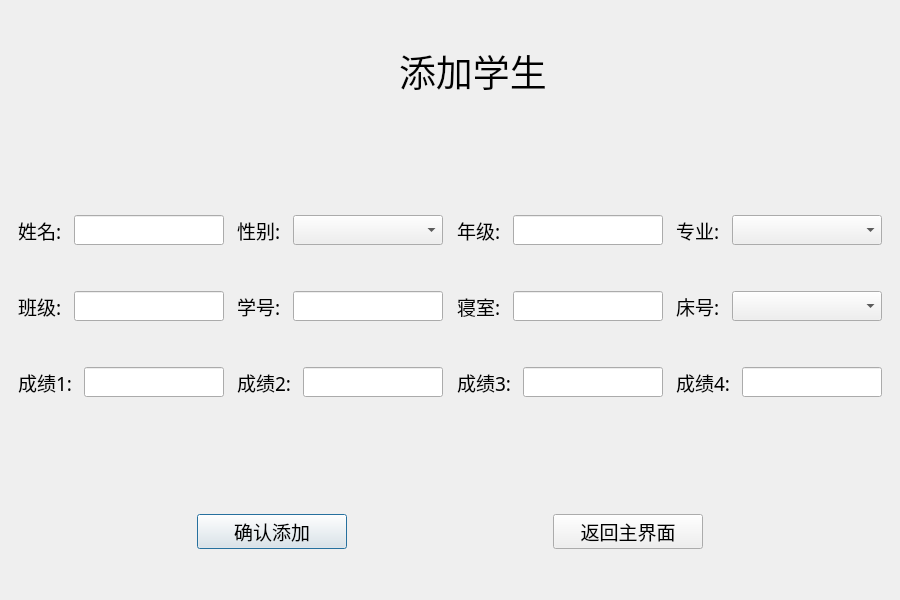
<?xml version="1.0" encoding="UTF-8"?>
<ui version="4.0">
 <class>add_student</class>
 <widget class="QDialog" name="add_student">
  <property name="geometry">
   <rect>
    <x>0</x>
    <y>0</y>
    <width>900</width>
    <height>600</height>
   </rect>
  </property>
  <property name="minimumSize">
   <size>
    <width>900</width>
    <height>600</height>
   </size>
  </property>
  <property name="maximumSize">
   <size>
    <width>900</width>
    <height>600</height>
   </size>
  </property>
  <property name="windowTitle">
   <string>Dialog</string>
  </property>
  <layout class="QVBoxLayout" name="verticalLayout">
   <item>
    <spacer name="verticalSpacer_5">
     <property name="orientation">
      <enum>Qt::Vertical</enum>
     </property>
     <property name="sizeType">
      <enum>QSizePolicy::Fixed</enum>
     </property>
     <property name="sizeHint" stdset="0">
      <size>
       <width>20</width>
       <height>40</height>
      </size>
     </property>
    </spacer>
   </item>
   <item>
    <layout class="QHBoxLayout" name="title">
     <item>
      <spacer name="title_left">
       <property name="orientation">
        <enum>Qt::Horizontal</enum>
       </property>
       <property name="sizeHint" stdset="0">
        <size>
         <width>40</width>
         <height>20</height>
        </size>
       </property>
      </spacer>
     </item>
     <item>
      <widget class="QLabel" name="label_img">
       <property name="minimumSize">
        <size>
         <width>40</width>
         <height>40</height>
        </size>
       </property>
       <property name="maximumSize">
        <size>
         <width>40</width>
         <height>40</height>
        </size>
       </property>
       <property name="styleSheet">
        <string notr="true">image: url(:/img/icons/logo.png);</string>
       </property>
       <property name="text">
        <string/>
       </property>
      </widget>
     </item>
     <item>
      <widget class="QLabel" name="label_title">
       <property name="minimumSize">
        <size>
         <width>0</width>
         <height>40</height>
        </size>
       </property>
       <property name="maximumSize">
        <size>
         <width>16777215</width>
         <height>40</height>
        </size>
       </property>
       <property name="font">
        <font>
         <family>楷体</family>
         <pointsize>28</pointsize>
        </font>
       </property>
       <property name="text">
        <string>添加学生</string>
       </property>
      </widget>
     </item>
     <item>
      <spacer name="title_right">
       <property name="orientation">
        <enum>Qt::Horizontal</enum>
       </property>
       <property name="sizeHint" stdset="0">
        <size>
         <width>40</width>
         <height>20</height>
        </size>
       </property>
      </spacer>
     </item>
    </layout>
   </item>
   <item>
    <widget class="QLabel" name="tishi">
     <property name="minimumSize">
      <size>
       <width>0</width>
       <height>30</height>
      </size>
     </property>
     <property name="font">
      <font>
       <family>楷体</family>
       <pointsize>12</pointsize>
      </font>
     </property>
     <property name="styleSheet">
      <string notr="true"/>
     </property>
     <property name="text">
      <string/>
     </property>
     <property name="alignment">
      <set>Qt::AlignCenter</set>
     </property>
    </widget>
   </item>
   <item>
    <spacer name="verticalSpacer_4">
     <property name="orientation">
      <enum>Qt::Vertical</enum>
     </property>
     <property name="sizeType">
      <enum>QSizePolicy::Expanding</enum>
     </property>
     <property name="sizeHint" stdset="0">
      <size>
       <width>20</width>
       <height>80</height>
      </size>
     </property>
    </spacer>
   </item>
   <item>
    <layout class="QHBoxLayout" name="zuhe1" stretch="0,1,0,1,0,1,0,1,0">
     <item>
      <spacer name="zuhe1tan1">
       <property name="orientation">
        <enum>Qt::Horizontal</enum>
       </property>
       <property name="sizeHint" stdset="0">
        <size>
         <width>40</width>
         <height>20</height>
        </size>
       </property>
      </spacer>
     </item>
     <item>
      <layout class="QHBoxLayout" name="name">
       <item>
        <widget class="QLabel" name="label_name">
         <property name="minimumSize">
          <size>
           <width>50</width>
           <height>30</height>
          </size>
         </property>
         <property name="maximumSize">
          <size>
           <width>40</width>
           <height>30</height>
          </size>
         </property>
         <property name="font">
          <font>
           <family>楷体</family>
           <pointsize>14</pointsize>
          </font>
         </property>
         <property name="text">
          <string>姓名:</string>
         </property>
        </widget>
       </item>
       <item>
        <widget class="QLineEdit" name="addname">
         <property name="minimumSize">
          <size>
           <width>150</width>
           <height>30</height>
          </size>
         </property>
         <property name="maximumSize">
          <size>
           <width>150</width>
           <height>30</height>
          </size>
         </property>
         <property name="font">
          <font>
           <family>楷体</family>
           <pointsize>14</pointsize>
          </font>
         </property>
        </widget>
       </item>
      </layout>
     </item>
     <item>
      <spacer name="zuhe1tan2">
       <property name="orientation">
        <enum>Qt::Horizontal</enum>
       </property>
       <property name="sizeHint" stdset="0">
        <size>
         <width>40</width>
         <height>20</height>
        </size>
       </property>
      </spacer>
     </item>
     <item>
      <layout class="QHBoxLayout" name="xingbie">
       <item>
        <widget class="QLabel" name="label_xingbie">
         <property name="minimumSize">
          <size>
           <width>50</width>
           <height>30</height>
          </size>
         </property>
         <property name="maximumSize">
          <size>
           <width>40</width>
           <height>30</height>
          </size>
         </property>
         <property name="font">
          <font>
           <family>楷体</family>
           <pointsize>14</pointsize>
          </font>
         </property>
         <property name="text">
          <string>性别:</string>
         </property>
        </widget>
       </item>
       <item>
        <widget class="QComboBox" name="addxingbie">
         <property name="minimumSize">
          <size>
           <width>150</width>
           <height>30</height>
          </size>
         </property>
         <property name="maximumSize">
          <size>
           <width>150</width>
           <height>30</height>
          </size>
         </property>
         <property name="font">
          <font>
           <family>楷体</family>
           <pointsize>14</pointsize>
          </font>
         </property>
         <item>
          <property name="text">
           <string/>
          </property>
         </item>
         <item>
          <property name="text">
           <string>男</string>
          </property>
         </item>
         <item>
          <property name="text">
           <string>女</string>
          </property>
         </item>
        </widget>
       </item>
      </layout>
     </item>
     <item>
      <spacer name="zuhe1tan3">
       <property name="orientation">
        <enum>Qt::Horizontal</enum>
       </property>
       <property name="sizeHint" stdset="0">
        <size>
         <width>40</width>
         <height>20</height>
        </size>
       </property>
      </spacer>
     </item>
     <item>
      <layout class="QHBoxLayout" name="nianji">
       <item>
        <widget class="QLabel" name="label_nianji">
         <property name="minimumSize">
          <size>
           <width>50</width>
           <height>30</height>
          </size>
         </property>
         <property name="maximumSize">
          <size>
           <width>40</width>
           <height>30</height>
          </size>
         </property>
         <property name="font">
          <font>
           <family>楷体</family>
           <pointsize>14</pointsize>
          </font>
         </property>
         <property name="text">
          <string>年级:</string>
         </property>
        </widget>
       </item>
       <item>
        <widget class="QLineEdit" name="addnianji">
         <property name="minimumSize">
          <size>
           <width>150</width>
           <height>30</height>
          </size>
         </property>
         <property name="maximumSize">
          <size>
           <width>150</width>
           <height>30</height>
          </size>
         </property>
         <property name="font">
          <font>
           <family>楷体</family>
           <pointsize>14</pointsize>
          </font>
         </property>
        </widget>
       </item>
      </layout>
     </item>
     <item>
      <spacer name="zuhe1tan4">
       <property name="orientation">
        <enum>Qt::Horizontal</enum>
       </property>
       <property name="sizeHint" stdset="0">
        <size>
         <width>40</width>
         <height>20</height>
        </size>
       </property>
      </spacer>
     </item>
     <item>
      <layout class="QHBoxLayout" name="zhuanye">
       <item>
        <widget class="QLabel" name="label_zhuanye">
         <property name="minimumSize">
          <size>
           <width>50</width>
           <height>30</height>
          </size>
         </property>
         <property name="maximumSize">
          <size>
           <width>40</width>
           <height>30</height>
          </size>
         </property>
         <property name="font">
          <font>
           <family>楷体</family>
           <pointsize>14</pointsize>
          </font>
         </property>
         <property name="text">
          <string>专业:</string>
         </property>
        </widget>
       </item>
       <item>
        <widget class="QComboBox" name="addzhuanye">
         <property name="minimumSize">
          <size>
           <width>150</width>
           <height>30</height>
          </size>
         </property>
         <property name="maximumSize">
          <size>
           <width>150</width>
           <height>30</height>
          </size>
         </property>
         <property name="font">
          <font>
           <family>楷体</family>
           <pointsize>14</pointsize>
          </font>
         </property>
         <item>
          <property name="text">
           <string/>
          </property>
         </item>
         <item>
          <property name="text">
           <string>测控技术与仪器</string>
          </property>
         </item>
         <item>
          <property name="text">
           <string>自动化</string>
          </property>
         </item>
         <item>
          <property name="text">
           <string>应用物理学</string>
          </property>
         </item>
         <item>
          <property name="text">
           <string>电子信息与技术</string>
          </property>
         </item>
         <item>
          <property name="text">
           <string>机械电子工程</string>
          </property>
         </item>
        </widget>
       </item>
      </layout>
     </item>
     <item>
      <spacer name="zuhe1tan5">
       <property name="orientation">
        <enum>Qt::Horizontal</enum>
       </property>
       <property name="sizeHint" stdset="0">
        <size>
         <width>40</width>
         <height>20</height>
        </size>
       </property>
      </spacer>
     </item>
    </layout>
   </item>
   <item>
    <spacer name="verticalSpacer">
     <property name="orientation">
      <enum>Qt::Vertical</enum>
     </property>
     <property name="sizeType">
      <enum>QSizePolicy::Fixed</enum>
     </property>
     <property name="sizeHint" stdset="0">
      <size>
       <width>20</width>
       <height>40</height>
      </size>
     </property>
    </spacer>
   </item>
   <item>
    <layout class="QHBoxLayout" name="zuhe2" stretch="0,1,0,1,0,1,0,1,0">
     <item>
      <spacer name="zuhe2tan1">
       <property name="orientation">
        <enum>Qt::Horizontal</enum>
       </property>
       <property name="sizeHint" stdset="0">
        <size>
         <width>40</width>
         <height>20</height>
        </size>
       </property>
      </spacer>
     </item>
     <item>
      <layout class="QHBoxLayout" name="banji">
       <item>
        <widget class="QLabel" name="label_banji">
         <property name="minimumSize">
          <size>
           <width>50</width>
           <height>30</height>
          </size>
         </property>
         <property name="maximumSize">
          <size>
           <width>40</width>
           <height>30</height>
          </size>
         </property>
         <property name="font">
          <font>
           <family>楷体</family>
           <pointsize>14</pointsize>
          </font>
         </property>
         <property name="text">
          <string>班级:</string>
         </property>
        </widget>
       </item>
       <item>
        <widget class="QLineEdit" name="addbanji">
         <property name="minimumSize">
          <size>
           <width>150</width>
           <height>30</height>
          </size>
         </property>
         <property name="maximumSize">
          <size>
           <width>150</width>
           <height>30</height>
          </size>
         </property>
         <property name="font">
          <font>
           <family>楷体</family>
           <pointsize>14</pointsize>
          </font>
         </property>
        </widget>
       </item>
      </layout>
     </item>
     <item>
      <spacer name="zuhe2tan2">
       <property name="orientation">
        <enum>Qt::Horizontal</enum>
       </property>
       <property name="sizeHint" stdset="0">
        <size>
         <width>40</width>
         <height>20</height>
        </size>
       </property>
      </spacer>
     </item>
     <item>
      <layout class="QHBoxLayout" name="xuehao">
       <item>
        <widget class="QLabel" name="label_xuehao">
         <property name="minimumSize">
          <size>
           <width>50</width>
           <height>30</height>
          </size>
         </property>
         <property name="maximumSize">
          <size>
           <width>40</width>
           <height>30</height>
          </size>
         </property>
         <property name="font">
          <font>
           <family>楷体</family>
           <pointsize>14</pointsize>
          </font>
         </property>
         <property name="text">
          <string>学号:</string>
         </property>
        </widget>
       </item>
       <item>
        <widget class="QLineEdit" name="addxuehao">
         <property name="minimumSize">
          <size>
           <width>150</width>
           <height>30</height>
          </size>
         </property>
         <property name="maximumSize">
          <size>
           <width>150</width>
           <height>30</height>
          </size>
         </property>
         <property name="font">
          <font>
           <family>楷体</family>
           <pointsize>14</pointsize>
          </font>
         </property>
        </widget>
       </item>
      </layout>
     </item>
     <item>
      <spacer name="zuhe2tan3">
       <property name="orientation">
        <enum>Qt::Horizontal</enum>
       </property>
       <property name="sizeHint" stdset="0">
        <size>
         <width>40</width>
         <height>20</height>
        </size>
       </property>
      </spacer>
     </item>
     <item>
      <layout class="QHBoxLayout" name="qinshi">
       <item>
        <widget class="QLabel" name="label_qinshi">
         <property name="minimumSize">
          <size>
           <width>50</width>
           <height>30</height>
          </size>
         </property>
         <property name="maximumSize">
          <size>
           <width>40</width>
           <height>30</height>
          </size>
         </property>
         <property name="font">
          <font>
           <family>楷体</family>
           <pointsize>14</pointsize>
          </font>
         </property>
         <property name="text">
          <string>寝室:</string>
         </property>
        </widget>
       </item>
       <item>
        <widget class="QLineEdit" name="addqinshi">
         <property name="minimumSize">
          <size>
           <width>150</width>
           <height>30</height>
          </size>
         </property>
         <property name="maximumSize">
          <size>
           <width>150</width>
           <height>30</height>
          </size>
         </property>
         <property name="font">
          <font>
           <family>楷体</family>
           <pointsize>14</pointsize>
          </font>
         </property>
        </widget>
       </item>
      </layout>
     </item>
     <item>
      <spacer name="zuhe2tan4">
       <property name="orientation">
        <enum>Qt::Horizontal</enum>
       </property>
       <property name="sizeHint" stdset="0">
        <size>
         <width>40</width>
         <height>20</height>
        </size>
       </property>
      </spacer>
     </item>
     <item>
      <layout class="QHBoxLayout" name="chuanghao">
       <item>
        <widget class="QLabel" name="label_chuanghao">
         <property name="minimumSize">
          <size>
           <width>50</width>
           <height>30</height>
          </size>
         </property>
         <property name="maximumSize">
          <size>
           <width>40</width>
           <height>30</height>
          </size>
         </property>
         <property name="font">
          <font>
           <family>楷体</family>
           <pointsize>14</pointsize>
          </font>
         </property>
         <property name="text">
          <string>床号:</string>
         </property>
        </widget>
       </item>
       <item>
        <widget class="QComboBox" name="addchuanghao">
         <property name="minimumSize">
          <size>
           <width>150</width>
           <height>30</height>
          </size>
         </property>
         <property name="maximumSize">
          <size>
           <width>150</width>
           <height>30</height>
          </size>
         </property>
         <property name="font">
          <font>
           <family>楷体</family>
           <pointsize>14</pointsize>
          </font>
         </property>
         <item>
          <property name="text">
           <string/>
          </property>
         </item>
         <item>
          <property name="text">
           <string>1</string>
          </property>
         </item>
         <item>
          <property name="text">
           <string>2</string>
          </property>
         </item>
         <item>
          <property name="text">
           <string>3</string>
          </property>
         </item>
         <item>
          <property name="text">
           <string>4</string>
          </property>
         </item>
        </widget>
       </item>
      </layout>
     </item>
     <item>
      <spacer name="zuhe2tan5">
       <property name="orientation">
        <enum>Qt::Horizontal</enum>
       </property>
       <property name="sizeHint" stdset="0">
        <size>
         <width>40</width>
         <height>20</height>
        </size>
       </property>
      </spacer>
     </item>
    </layout>
   </item>
   <item>
    <spacer name="verticalSpacer_2">
     <property name="orientation">
      <enum>Qt::Vertical</enum>
     </property>
     <property name="sizeType">
      <enum>QSizePolicy::Fixed</enum>
     </property>
     <property name="sizeHint" stdset="0">
      <size>
       <width>20</width>
       <height>40</height>
      </size>
     </property>
    </spacer>
   </item>
   <item>
    <layout class="QHBoxLayout" name="zuhe3" stretch="0,1,0,1,0,1,0,1,0">
     <item>
      <spacer name="zuhe3tan1">
       <property name="orientation">
        <enum>Qt::Horizontal</enum>
       </property>
       <property name="sizeHint" stdset="0">
        <size>
         <width>40</width>
         <height>20</height>
        </size>
       </property>
      </spacer>
     </item>
     <item>
      <layout class="QHBoxLayout" name="cj1">
       <item>
        <widget class="QLabel" name="label_cj1">
         <property name="minimumSize">
          <size>
           <width>60</width>
           <height>30</height>
          </size>
         </property>
         <property name="maximumSize">
          <size>
           <width>50</width>
           <height>30</height>
          </size>
         </property>
         <property name="font">
          <font>
           <family>楷体</family>
           <pointsize>14</pointsize>
          </font>
         </property>
         <property name="text">
          <string>成绩1:</string>
         </property>
        </widget>
       </item>
       <item>
        <widget class="QLineEdit" name="addcj1">
         <property name="minimumSize">
          <size>
           <width>140</width>
           <height>30</height>
          </size>
         </property>
         <property name="maximumSize">
          <size>
           <width>140</width>
           <height>30</height>
          </size>
         </property>
         <property name="font">
          <font>
           <family>楷体</family>
           <pointsize>14</pointsize>
          </font>
         </property>
         <property name="text">
          <string/>
         </property>
        </widget>
       </item>
      </layout>
     </item>
     <item>
      <spacer name="zuhe3tan2">
       <property name="orientation">
        <enum>Qt::Horizontal</enum>
       </property>
       <property name="sizeHint" stdset="0">
        <size>
         <width>40</width>
         <height>20</height>
        </size>
       </property>
      </spacer>
     </item>
     <item>
      <layout class="QHBoxLayout" name="cj2">
       <item>
        <widget class="QLabel" name="label_cj2">
         <property name="minimumSize">
          <size>
           <width>60</width>
           <height>30</height>
          </size>
         </property>
         <property name="maximumSize">
          <size>
           <width>50</width>
           <height>30</height>
          </size>
         </property>
         <property name="font">
          <font>
           <family>楷体</family>
           <pointsize>14</pointsize>
          </font>
         </property>
         <property name="text">
          <string>成绩2:</string>
         </property>
        </widget>
       </item>
       <item>
        <widget class="QLineEdit" name="addcj2">
         <property name="minimumSize">
          <size>
           <width>140</width>
           <height>30</height>
          </size>
         </property>
         <property name="maximumSize">
          <size>
           <width>140</width>
           <height>30</height>
          </size>
         </property>
         <property name="font">
          <font>
           <family>楷体</family>
           <pointsize>14</pointsize>
          </font>
         </property>
         <property name="text">
          <string/>
         </property>
        </widget>
       </item>
      </layout>
     </item>
     <item>
      <spacer name="zuhe3tan3">
       <property name="orientation">
        <enum>Qt::Horizontal</enum>
       </property>
       <property name="sizeHint" stdset="0">
        <size>
         <width>40</width>
         <height>20</height>
        </size>
       </property>
      </spacer>
     </item>
     <item>
      <layout class="QHBoxLayout" name="cj3">
       <item>
        <widget class="QLabel" name="label_cj3">
         <property name="minimumSize">
          <size>
           <width>60</width>
           <height>30</height>
          </size>
         </property>
         <property name="maximumSize">
          <size>
           <width>50</width>
           <height>30</height>
          </size>
         </property>
         <property name="font">
          <font>
           <family>楷体</family>
           <pointsize>14</pointsize>
          </font>
         </property>
         <property name="text">
          <string>成绩3:</string>
         </property>
        </widget>
       </item>
       <item>
        <widget class="QLineEdit" name="addcj3">
         <property name="minimumSize">
          <size>
           <width>140</width>
           <height>30</height>
          </size>
         </property>
         <property name="maximumSize">
          <size>
           <width>140</width>
           <height>30</height>
          </size>
         </property>
         <property name="font">
          <font>
           <family>楷体</family>
           <pointsize>14</pointsize>
          </font>
         </property>
         <property name="text">
          <string/>
         </property>
        </widget>
       </item>
      </layout>
     </item>
     <item>
      <spacer name="zuhe3tan4">
       <property name="orientation">
        <enum>Qt::Horizontal</enum>
       </property>
       <property name="sizeHint" stdset="0">
        <size>
         <width>40</width>
         <height>20</height>
        </size>
       </property>
      </spacer>
     </item>
     <item>
      <layout class="QHBoxLayout" name="cj4">
       <item>
        <widget class="QLabel" name="label_cj4">
         <property name="minimumSize">
          <size>
           <width>60</width>
           <height>30</height>
          </size>
         </property>
         <property name="maximumSize">
          <size>
           <width>50</width>
           <height>30</height>
          </size>
         </property>
         <property name="font">
          <font>
           <family>楷体</family>
           <pointsize>14</pointsize>
          </font>
         </property>
         <property name="text">
          <string>成绩4:</string>
         </property>
        </widget>
       </item>
       <item>
        <widget class="QLineEdit" name="addcj4">
         <property name="minimumSize">
          <size>
           <width>140</width>
           <height>30</height>
          </size>
         </property>
         <property name="maximumSize">
          <size>
           <width>140</width>
           <height>30</height>
          </size>
         </property>
         <property name="font">
          <font>
           <family>楷体</family>
           <pointsize>14</pointsize>
          </font>
         </property>
         <property name="text">
          <string/>
         </property>
        </widget>
       </item>
      </layout>
     </item>
     <item>
      <spacer name="zuhe3tan5">
       <property name="orientation">
        <enum>Qt::Horizontal</enum>
       </property>
       <property name="sizeHint" stdset="0">
        <size>
         <width>40</width>
         <height>20</height>
        </size>
       </property>
      </spacer>
     </item>
    </layout>
   </item>
   <item>
    <spacer name="verticalSpacer_3">
     <property name="orientation">
      <enum>Qt::Vertical</enum>
     </property>
     <property name="sizeType">
      <enum>QSizePolicy::Expanding</enum>
     </property>
     <property name="sizeHint" stdset="0">
      <size>
       <width>20</width>
       <height>80</height>
      </size>
     </property>
    </spacer>
   </item>
   <item>
    <spacer name="verticalSpacer_7">
     <property name="orientation">
      <enum>Qt::Vertical</enum>
     </property>
     <property name="sizeType">
      <enum>QSizePolicy::Fixed</enum>
     </property>
     <property name="sizeHint" stdset="0">
      <size>
       <width>20</width>
       <height>30</height>
      </size>
     </property>
    </spacer>
   </item>
   <item>
    <layout class="QHBoxLayout" name="anniu">
     <item>
      <spacer name="anniu_zuo">
       <property name="orientation">
        <enum>Qt::Horizontal</enum>
       </property>
       <property name="sizeHint" stdset="0">
        <size>
         <width>40</width>
         <height>20</height>
        </size>
       </property>
      </spacer>
     </item>
     <item>
      <widget class="QPushButton" name="pushButton_ok">
       <property name="minimumSize">
        <size>
         <width>150</width>
         <height>35</height>
        </size>
       </property>
       <property name="maximumSize">
        <size>
         <width>150</width>
         <height>35</height>
        </size>
       </property>
       <property name="font">
        <font>
         <family>楷体</family>
         <pointsize>14</pointsize>
        </font>
       </property>
       <property name="text">
        <string>确认添加</string>
       </property>
      </widget>
     </item>
     <item>
      <spacer name="anniu_zhong">
       <property name="orientation">
        <enum>Qt::Horizontal</enum>
       </property>
       <property name="sizeType">
        <enum>QSizePolicy::Fixed</enum>
       </property>
       <property name="sizeHint" stdset="0">
        <size>
         <width>200</width>
         <height>20</height>
        </size>
       </property>
      </spacer>
     </item>
     <item>
      <widget class="QPushButton" name="pushButton_fanhui">
       <property name="minimumSize">
        <size>
         <width>150</width>
         <height>35</height>
        </size>
       </property>
       <property name="maximumSize">
        <size>
         <width>150</width>
         <height>35</height>
        </size>
       </property>
       <property name="font">
        <font>
         <family>楷体</family>
         <pointsize>14</pointsize>
        </font>
       </property>
       <property name="text">
        <string>返回主界面</string>
       </property>
      </widget>
     </item>
     <item>
      <spacer name="anniu_you">
       <property name="orientation">
        <enum>Qt::Horizontal</enum>
       </property>
       <property name="sizeHint" stdset="0">
        <size>
         <width>40</width>
         <height>20</height>
        </size>
       </property>
      </spacer>
     </item>
    </layout>
   </item>
   <item>
    <spacer name="verticalSpacer_6">
     <property name="orientation">
      <enum>Qt::Vertical</enum>
     </property>
     <property name="sizeType">
      <enum>QSizePolicy::Fixed</enum>
     </property>
     <property name="sizeHint" stdset="0">
      <size>
       <width>20</width>
       <height>40</height>
      </size>
     </property>
    </spacer>
   </item>
  </layout>
 </widget>
 <resources/>
 <connections/>
</ui>
